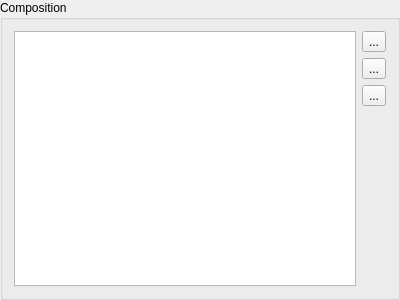
<?xml version="1.0" encoding="UTF-8"?>
<ui version="4.0">
 <class>MixControl</class>
 <widget class="QGroupBox" name="MixControl">
  <property name="geometry">
   <rect>
    <x>0</x>
    <y>0</y>
    <width>400</width>
    <height>300</height>
   </rect>
  </property>
  <property name="windowTitle">
   <string>GroupBox</string>
  </property>
  <property name="title">
   <string>Composition</string>
  </property>
  <layout class="QGridLayout" name="gridLayout">
   <item row="4" column="1">
    <spacer name="verticalSpacer">
     <property name="orientation">
      <enum>Qt::Vertical</enum>
     </property>
     <property name="sizeHint" stdset="0">
      <size>
       <width>20</width>
       <height>133</height>
      </size>
     </property>
    </spacer>
   </item>
   <item row="2" column="1">
    <widget class="QToolButton" name="f_edit">
     <property name="sizePolicy">
      <sizepolicy hsizetype="MinimumExpanding" vsizetype="Fixed">
       <horstretch>0</horstretch>
       <verstretch>0</verstretch>
      </sizepolicy>
     </property>
     <property name="text">
      <string>...</string>
     </property>
    </widget>
   </item>
   <item row="0" column="0" rowspan="5">
    <widget class="QTreeView" name="f_view">
     <property name="sizePolicy">
      <sizepolicy hsizetype="Expanding" vsizetype="Expanding">
       <horstretch>99</horstretch>
       <verstretch>0</verstretch>
      </sizepolicy>
     </property>
    </widget>
   </item>
   <item row="1" column="1">
    <widget class="QToolButton" name="f_remove">
     <property name="sizePolicy">
      <sizepolicy hsizetype="MinimumExpanding" vsizetype="Fixed">
       <horstretch>0</horstretch>
       <verstretch>0</verstretch>
      </sizepolicy>
     </property>
     <property name="text">
      <string>...</string>
     </property>
    </widget>
   </item>
   <item row="0" column="1">
    <widget class="QToolButton" name="f_add">
     <property name="sizePolicy">
      <sizepolicy hsizetype="MinimumExpanding" vsizetype="Fixed">
       <horstretch>1</horstretch>
       <verstretch>0</verstretch>
      </sizepolicy>
     </property>
     <property name="text">
      <string>...</string>
     </property>
    </widget>
   </item>
  </layout>
 </widget>
 <resources/>
 <connections/>
</ui>
